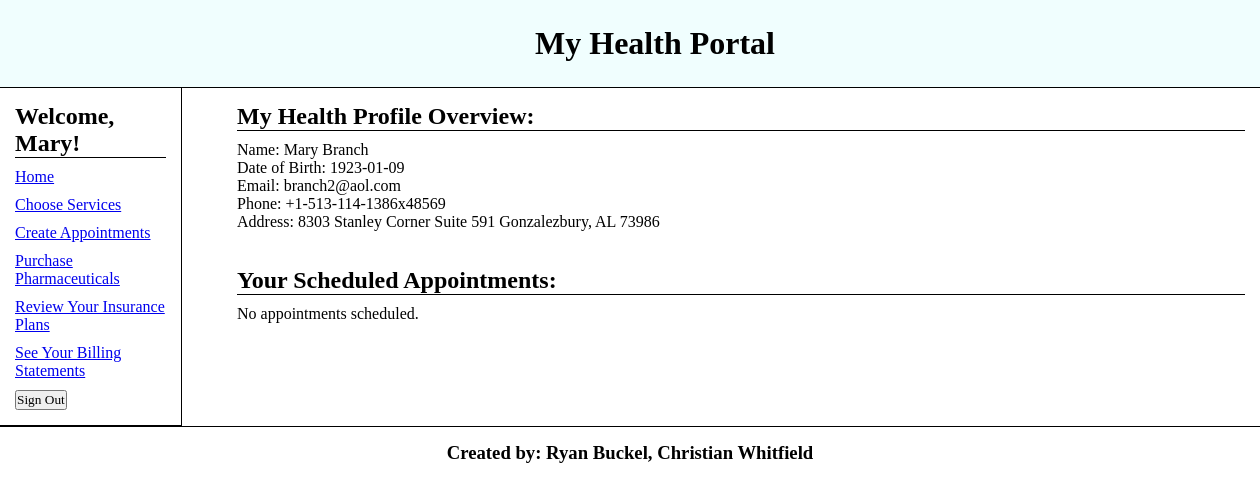
Page /index.php (signed in) on the committed database.
### tables this page shows
CREATE TABLE IF NOT EXISTS `Patients`(
	PatientID int NOT NULL,
	FirstName varchar(24),
	LastName varchar(24),
	SSN varchar(11) NOT  NULL,
	DOB varchar(10),
	PhoneNum varchar(30),
	Email varchar(48),
	Address varchar(128),
	PRIMARY KEY (PatientID)
);

### index.php (the view, shortened to what this page needs)
<?php
    include('server.php');
?>
<!DOCTYPE html>
<html>
<head>
	<link rel="stylesheet" href="style.css">
</head>
<body>
	<div id="header-panel">
		<h1 class="center-text">My Health Portal</h1>
	</div>
	<div id="side-panel">
		<h2 class="top-text">Welcome, <?php echo $_SESSION['name']; ?>!</h2>
		<p class="itemize"><a href="index.php">Home</a></p>
		<?php if (isset($_SESSION['pid'])) : ?>
		<p class="itemize"><a href="serviceSelection.php">Choose Services</a></p>
		<p class="itemize"><a href="appointments.php">Create Appointments</a></p>
		<p class="itemize"><a href="pharmaceuticals.php">Purchase Pharmaceuticals</a></p>
		<p class="itemize"><a href="insurancePlans.php">Review Your Insurance Plans</a></p>
		<p class="itemize"><a href="billings.php">See Your Billing Statements</a></p>
		<?php elseif (isset($_SESSION['did'])) : ?>
		<p class="itemize"><a href="docAppointments.php">Submit Appointment Info</a></p>
		<?php endif; ?>
		<form method="post" action="index.php">
			<button type="submit" name="logout">Sign Out</button>
		</form>
	</div>
	<div id="center-panel">
		<?php if(isset($_SESSION['pid'])) : ?>
			<?php
				$profileQuery = "SELECT * FROM Patients WHERE PatientID=$_SESSION[pid];";
				$result = mysqli_query($conn, $profileQuery);
				$profile = mysqli_fetch_assoc($result);
			?>
			<h2 class="top-text">My Health Profile Overview:</h2>
			<p>Name: <?php echo "$profile[FirstName] $profile[LastName]";?></p>
			<p>Date of Birth: <?php echo $profile['DOB']; ?></p>
			<p>Email: <?php echo $profile['Email']; ?></p>
			<p>Phone: <?php echo $profile['PhoneNum']; ?></p>
			<p>Address: <?php echo $profile['Address']; ?></p>
			<br></br>
			<h2 class="top-text">Your Scheduled Appointments:</h2>
			<?php
				$profileQuery = "SELECT * FROM Appointments WHERE PatientID=$_SESSION[pid];";
				$result = mysqli_query($conn, $profileQuery);
			?>
			<?php if (mysqli_num_rows($result) == 0) : ?>
				<p>No appointments scheduled.</p>
			<?php endif; ?>
		<?php endif; ?>
	</div>
	<div id="footer-panel">
		<h3>Created by: Ryan Buckel, Christian Whitfield</h3>
	</div>
</body>
</html>

### style.css (style rules this page uses)
* { margin: 0px; padding: 0px; font-family: Cambria; }
#side-panel { width: 12%; position: absolute height: auto; float: left; padding: 15px; margin: 0px 0px 0px 0px; border-right: 1px solid black; border-bottom: 1px solid black; background-color: white; }
#center-panel { width: 80%; height: 100%; margin: 0px; float: right; padding: 15px; }
#header-panel { width: 100%; margin: 0px; float: top; padding: 25px; border-bottom: 1px solid black; background-color: #f0fefe; }
#footer-panel { float: bottom; margin: 0px; padding-top: 15px; clear: both; border-top: 1px solid black; text-align: center; }
.center-text { text-align: center; }
h2.top-text { border-bottom: 1px solid black; margin-bottom: 10px; }
.itemize { padding-bottom: 10px; }

### rows in the picture
patients: FirstName "Mary", LastName "Branch", DOB "1923-01-09", Email "branch2@aol.com", PhoneNum "+1-513-114-1386x48569", Address "8303 Stanley Corner Suite 591 Gonzalezbury, AL 73986"

### other values in the picture
$_SESSION['name'] "Mary"
